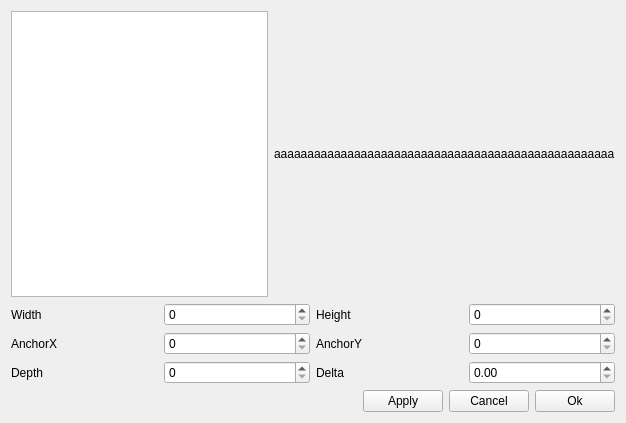
<?xml version="1.0" encoding="UTF-8"?>
<ui version="4.0">
 <class>CustomFilter2D</class>
 <widget class="QWidget" name="CustomFilter2D">
  <property name="geometry">
   <rect>
    <x>0</x>
    <y>0</y>
    <width>626</width>
    <height>423</height>
   </rect>
  </property>
  <property name="windowTitle">
   <string>Dialog</string>
  </property>
  <layout class="QVBoxLayout" name="verticalLayout">
   <item>
    <layout class="QHBoxLayout" name="horizontalLayout">
     <property name="sizeConstraint">
      <enum>QLayout::SetDefaultConstraint</enum>
     </property>
     <item>
      <widget class="QTableWidget" name="tableWidget"/>
     </item>
     <item>
      <widget class="QLabel" name="image_label">
       <property name="baseSize">
        <size>
         <width>300</width>
         <height>300</height>
        </size>
       </property>
       <property name="text">
        <string>aaaaaaaaaaaaaaaaaaaaaaaaaaaaaaaaaaaaaaaaaaaaaaaaaaa</string>
       </property>
      </widget>
     </item>
    </layout>
   </item>
   <item>
    <layout class="QGridLayout" name="gridLayout">
     <item row="1" column="0">
      <widget class="QLabel" name="label_3">
       <property name="text">
        <string>AnchorX</string>
       </property>
      </widget>
     </item>
     <item row="0" column="0">
      <widget class="QLabel" name="label">
       <property name="text">
        <string>Width</string>
       </property>
      </widget>
     </item>
     <item row="0" column="2">
      <widget class="QLabel" name="label_2">
       <property name="text">
        <string>Height</string>
       </property>
      </widget>
     </item>
     <item row="1" column="1">
      <widget class="QSpinBox" name="sp_anchorx"/>
     </item>
     <item row="0" column="3">
      <widget class="QSpinBox" name="sp_height"/>
     </item>
     <item row="2" column="0">
      <widget class="QLabel" name="label_5">
       <property name="text">
        <string>Depth</string>
       </property>
      </widget>
     </item>
     <item row="1" column="3">
      <widget class="QSpinBox" name="sp_anchory"/>
     </item>
     <item row="2" column="1">
      <widget class="QSpinBox" name="sp_depth"/>
     </item>
     <item row="2" column="2">
      <widget class="QLabel" name="label_6">
       <property name="text">
        <string>Delta</string>
       </property>
      </widget>
     </item>
     <item row="0" column="1">
      <widget class="QSpinBox" name="sp_width"/>
     </item>
     <item row="1" column="2">
      <widget class="QLabel" name="label_4">
       <property name="text">
        <string>AnchorY</string>
       </property>
      </widget>
     </item>
     <item row="2" column="3">
      <widget class="QDoubleSpinBox" name="dsp_delta"/>
     </item>
    </layout>
   </item>
   <item>
    <layout class="QHBoxLayout" name="horizontalLayout_2">
     <item>
      <spacer name="horizontalSpacer">
       <property name="orientation">
        <enum>Qt::Horizontal</enum>
       </property>
       <property name="sizeHint" stdset="0">
        <size>
         <width>40</width>
         <height>20</height>
        </size>
       </property>
      </spacer>
     </item>
     <item>
      <widget class="QPushButton" name="pb_apply">
       <property name="text">
        <string>Apply</string>
       </property>
      </widget>
     </item>
     <item>
      <widget class="QPushButton" name="pb_cancel">
       <property name="text">
        <string>Cancel</string>
       </property>
      </widget>
     </item>
     <item>
      <widget class="QPushButton" name="pb_Ok">
       <property name="text">
        <string>Ok</string>
       </property>
      </widget>
     </item>
    </layout>
   </item>
  </layout>
 </widget>
 <resources/>
 <connections/>
</ui>
